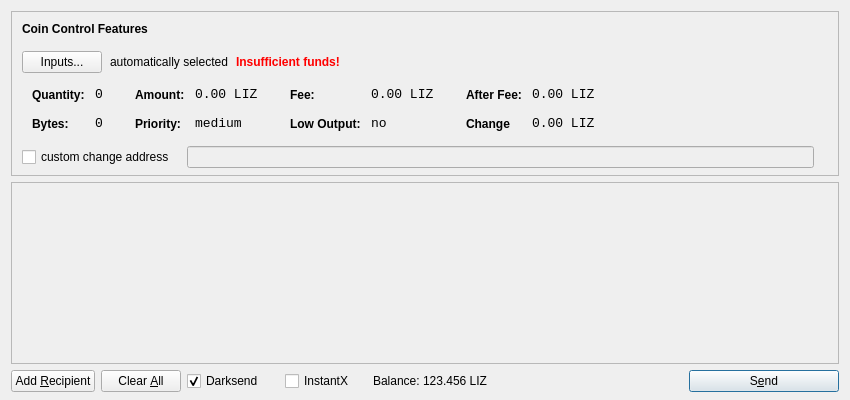
<?xml version="1.0" encoding="UTF-8"?>
<ui version="4.0">
 <class>SendCoinsDialog</class>
 <widget class="QDialog" name="SendCoinsDialog">
  <property name="geometry">
   <rect>
    <x>0</x>
    <y>0</y>
    <width>850</width>
    <height>400</height>
   </rect>
  </property>
  <property name="windowTitle">
   <string>Send Coins</string>
  </property>
  <layout class="QVBoxLayout" name="verticalLayout" stretch="0,1,0">
   <property name="bottomMargin">
    <number>8</number>
   </property>
   <item>
    <widget class="QFrame" name="frameCoinControl">
     <property name="sizePolicy">
      <sizepolicy hsizetype="Expanding" vsizetype="Expanding">
       <horstretch>0</horstretch>
       <verstretch>0</verstretch>
      </sizepolicy>
     </property>
     <property name="maximumSize">
      <size>
       <width>16777215</width>
       <height>16777215</height>
      </size>
     </property>
     <property name="frameShape">
      <enum>QFrame::StyledPanel</enum>
     </property>
     <property name="frameShadow">
      <enum>QFrame::Sunken</enum>
     </property>
     <layout class="QVBoxLayout" name="verticalLayoutCoinControl2">
      <property name="spacing">
       <number>-1</number>
      </property>
      <property name="leftMargin">
       <number>0</number>
      </property>
      <property name="topMargin">
       <number>0</number>
      </property>
      <property name="rightMargin">
       <number>0</number>
      </property>
      <property name="bottomMargin">
       <number>6</number>
      </property>
      <item>
       <layout class="QVBoxLayout" name="verticalLayoutCoinControl" stretch="0,0,0,0,1">
        <property name="spacing">
         <number>0</number>
        </property>
        <property name="leftMargin">
         <number>10</number>
        </property>
        <property name="topMargin">
         <number>10</number>
        </property>
        <item>
         <layout class="QHBoxLayout" name="horizontalLayoutCoinControl1">
          <property name="bottomMargin">
           <number>15</number>
          </property>
          <item>
           <widget class="QLabel" name="labelCoinControlFeatures">
            <property name="sizePolicy">
             <sizepolicy hsizetype="Preferred" vsizetype="Maximum">
              <horstretch>0</horstretch>
              <verstretch>0</verstretch>
             </sizepolicy>
            </property>
            <property name="font">
             <font>
              <weight>75</weight>
              <bold>true</bold>
             </font>
            </property>
            <property name="styleSheet">
             <string notr="true">font-weight:bold;</string>
            </property>
            <property name="text">
             <string>Coin Control Features</string>
            </property>
           </widget>
          </item>
         </layout>
        </item>
        <item>
         <layout class="QHBoxLayout" name="horizontalLayoutCoinControl2" stretch="0,0,0,0">
          <property name="spacing">
           <number>8</number>
          </property>
          <property name="bottomMargin">
           <number>10</number>
          </property>
          <item>
           <widget class="QPushButton" name="pushButtonCoinControl">
            <property name="styleSheet">
             <string notr="true"/>
            </property>
            <property name="text">
             <string>Inputs...</string>
            </property>
           </widget>
          </item>
          <item>
           <widget class="QLabel" name="labelCoinControlAutomaticallySelected">
            <property name="text">
             <string>automatically selected</string>
            </property>
            <property name="margin">
             <number>5</number>
            </property>
           </widget>
          </item>
          <item>
           <widget class="QLabel" name="labelCoinControlInsuffFunds">
            <property name="font">
             <font>
              <weight>75</weight>
              <bold>true</bold>
             </font>
            </property>
            <property name="styleSheet">
             <string notr="true">color:red;font-weight:bold;</string>
            </property>
            <property name="text">
             <string>Insufficient funds!</string>
            </property>
            <property name="margin">
             <number>5</number>
            </property>
           </widget>
          </item>
          <item>
           <spacer name="horizontalSpacerCoinControl">
            <property name="orientation">
             <enum>Qt::Horizontal</enum>
            </property>
            <property name="sizeHint" stdset="0">
             <size>
              <width>40</width>
              <height>1</height>
             </size>
            </property>
           </spacer>
          </item>
         </layout>
        </item>
        <item>
         <widget class="QWidget" name="widgetCoinControl" native="true">
          <property name="sizePolicy">
           <sizepolicy hsizetype="Preferred" vsizetype="Preferred">
            <horstretch>0</horstretch>
            <verstretch>0</verstretch>
           </sizepolicy>
          </property>
          <property name="minimumSize">
           <size>
            <width>0</width>
            <height>0</height>
           </size>
          </property>
          <property name="styleSheet">
           <string notr="true"/>
          </property>
          <layout class="QHBoxLayout" name="horizontalLayoutCoinControl5">
           <property name="margin">
            <number>0</number>
           </property>
           <item>
            <layout class="QHBoxLayout" name="horizontalLayoutCoinControl3" stretch="0,0,0,1">
             <property name="spacing">
              <number>20</number>
             </property>
             <property name="topMargin">
              <number>0</number>
             </property>
             <property name="bottomMargin">
              <number>10</number>
             </property>
             <item>
              <layout class="QFormLayout" name="formLayoutCoinControl1">
               <property name="horizontalSpacing">
                <number>10</number>
               </property>
               <property name="verticalSpacing">
                <number>14</number>
               </property>
               <property name="leftMargin">
                <number>10</number>
               </property>
               <property name="topMargin">
                <number>4</number>
               </property>
               <property name="rightMargin">
                <number>6</number>
               </property>
               <item row="0" column="0">
                <widget class="QLabel" name="labelCoinControlQuantityText">
                 <property name="styleSheet">
                  <string notr="true">font-weight:bold;</string>
                 </property>
                 <property name="text">
                  <string>Quantity:</string>
                 </property>
                 <property name="margin">
                  <number>0</number>
                 </property>
                </widget>
               </item>
               <item row="0" column="1">
                <widget class="QLabel" name="labelCoinControlQuantity">
                 <property name="font">
                  <font>
                   <family>Monospace</family>
                   <pointsize>10</pointsize>
                  </font>
                 </property>
                 <property name="cursor">
                  <cursorShape>IBeamCursor</cursorShape>
                 </property>
                 <property name="contextMenuPolicy">
                  <enum>Qt::ActionsContextMenu</enum>
                 </property>
                 <property name="text">
                  <string>0</string>
                 </property>
                 <property name="margin">
                  <number>0</number>
                 </property>
                 <property name="textInteractionFlags">
                  <set>Qt::LinksAccessibleByMouse|Qt::TextSelectableByKeyboard|Qt::TextSelectableByMouse</set>
                 </property>
                </widget>
               </item>
               <item row="1" column="0">
                <widget class="QLabel" name="labelCoinControlBytesText">
                 <property name="styleSheet">
                  <string notr="true">font-weight:bold;</string>
                 </property>
                 <property name="text">
                  <string>Bytes:</string>
                 </property>
                </widget>
               </item>
               <item row="1" column="1">
                <widget class="QLabel" name="labelCoinControlBytes">
                 <property name="font">
                  <font>
                   <family>Monospace</family>
                   <pointsize>10</pointsize>
                  </font>
                 </property>
                 <property name="cursor">
                  <cursorShape>IBeamCursor</cursorShape>
                 </property>
                 <property name="contextMenuPolicy">
                  <enum>Qt::ActionsContextMenu</enum>
                 </property>
                 <property name="text">
                  <string>0</string>
                 </property>
                 <property name="textInteractionFlags">
                  <set>Qt::LinksAccessibleByMouse|Qt::TextSelectableByKeyboard|Qt::TextSelectableByMouse</set>
                 </property>
                </widget>
               </item>
              </layout>
             </item>
             <item>
              <layout class="QFormLayout" name="formLayoutCoinControl2">
               <property name="horizontalSpacing">
                <number>10</number>
               </property>
               <property name="verticalSpacing">
                <number>14</number>
               </property>
               <property name="leftMargin">
                <number>6</number>
               </property>
               <property name="topMargin">
                <number>4</number>
               </property>
               <property name="rightMargin">
                <number>6</number>
               </property>
               <item row="0" column="0">
                <widget class="QLabel" name="labelCoinControlAmountText">
                 <property name="styleSheet">
                  <string notr="true">font-weight:bold;</string>
                 </property>
                 <property name="text">
                  <string>Amount:</string>
                 </property>
                 <property name="margin">
                  <number>0</number>
                 </property>
                </widget>
               </item>
               <item row="0" column="1">
                <widget class="QLabel" name="labelCoinControlAmount">
                 <property name="font">
                  <font>
                   <family>Monospace</family>
                   <pointsize>10</pointsize>
                  </font>
                 </property>
                 <property name="cursor">
                  <cursorShape>IBeamCursor</cursorShape>
                 </property>
                 <property name="contextMenuPolicy">
                  <enum>Qt::ActionsContextMenu</enum>
                 </property>
                 <property name="text">
                  <string>0.00 LIZ</string>
                 </property>
                 <property name="textInteractionFlags">
                  <set>Qt::LinksAccessibleByMouse|Qt::TextSelectableByKeyboard|Qt::TextSelectableByMouse</set>
                 </property>
                </widget>
               </item>
               <item row="1" column="0">
                <widget class="QLabel" name="labelCoinControlPriorityText">
                 <property name="styleSheet">
                  <string notr="true">font-weight:bold;</string>
                 </property>
                 <property name="text">
                  <string>Priority:</string>
                 </property>
                </widget>
               </item>
               <item row="1" column="1">
                <widget class="QLabel" name="labelCoinControlPriority">
                 <property name="font">
                  <font>
                   <family>Monospace</family>
                   <pointsize>10</pointsize>
                  </font>
                 </property>
                 <property name="cursor">
                  <cursorShape>IBeamCursor</cursorShape>
                 </property>
                 <property name="contextMenuPolicy">
                  <enum>Qt::ActionsContextMenu</enum>
                 </property>
                 <property name="text">
                  <string>medium</string>
                 </property>
                 <property name="textInteractionFlags">
                  <set>Qt::LinksAccessibleByMouse|Qt::TextSelectableByKeyboard|Qt::TextSelectableByMouse</set>
                 </property>
                </widget>
               </item>
              </layout>
             </item>
             <item>
              <layout class="QFormLayout" name="formLayoutCoinControl3">
               <property name="horizontalSpacing">
                <number>10</number>
               </property>
               <property name="verticalSpacing">
                <number>14</number>
               </property>
               <property name="leftMargin">
                <number>6</number>
               </property>
               <property name="topMargin">
                <number>4</number>
               </property>
               <property name="rightMargin">
                <number>6</number>
               </property>
               <item row="0" column="0">
                <widget class="QLabel" name="labelCoinControlFeeText">
                 <property name="styleSheet">
                  <string notr="true">font-weight:bold;</string>
                 </property>
                 <property name="text">
                  <string>Fee:</string>
                 </property>
                 <property name="margin">
                  <number>0</number>
                 </property>
                </widget>
               </item>
               <item row="0" column="1">
                <widget class="QLabel" name="labelCoinControlFee">
                 <property name="font">
                  <font>
                   <family>Monospace</family>
                   <pointsize>10</pointsize>
                  </font>
                 </property>
                 <property name="cursor">
                  <cursorShape>IBeamCursor</cursorShape>
                 </property>
                 <property name="contextMenuPolicy">
                  <enum>Qt::ActionsContextMenu</enum>
                 </property>
                 <property name="text">
                  <string>0.00 LIZ</string>
                 </property>
                 <property name="textInteractionFlags">
                  <set>Qt::LinksAccessibleByMouse|Qt::TextSelectableByKeyboard|Qt::TextSelectableByMouse</set>
                 </property>
                </widget>
               </item>
               <item row="1" column="0">
                <widget class="QLabel" name="labelCoinControlLowOutputText">
                 <property name="styleSheet">
                  <string notr="true">font-weight:bold;</string>
                 </property>
                 <property name="text">
                  <string>Low Output:</string>
                 </property>
                </widget>
               </item>
               <item row="1" column="1">
                <widget class="QLabel" name="labelCoinControlLowOutput">
                 <property name="font">
                  <font>
                   <family>Monospace</family>
                   <pointsize>10</pointsize>
                  </font>
                 </property>
                 <property name="cursor">
                  <cursorShape>IBeamCursor</cursorShape>
                 </property>
                 <property name="contextMenuPolicy">
                  <enum>Qt::ActionsContextMenu</enum>
                 </property>
                 <property name="text">
                  <string>no</string>
                 </property>
                 <property name="textInteractionFlags">
                  <set>Qt::LinksAccessibleByMouse|Qt::TextSelectableByKeyboard|Qt::TextSelectableByMouse</set>
                 </property>
                </widget>
               </item>
              </layout>
             </item>
             <item>
              <layout class="QFormLayout" name="formLayoutCoinControl4">
               <property name="horizontalSpacing">
                <number>10</number>
               </property>
               <property name="verticalSpacing">
                <number>14</number>
               </property>
               <property name="leftMargin">
                <number>6</number>
               </property>
               <property name="topMargin">
                <number>4</number>
               </property>
               <property name="rightMargin">
                <number>6</number>
               </property>
               <item row="0" column="0">
                <widget class="QLabel" name="labelCoinControlAfterFeeText">
                 <property name="styleSheet">
                  <string notr="true">font-weight:bold;</string>
                 </property>
                 <property name="text">
                  <string>After Fee:</string>
                 </property>
                 <property name="margin">
                  <number>0</number>
                 </property>
                </widget>
               </item>
               <item row="0" column="1">
                <widget class="QLabel" name="labelCoinControlAfterFee">
                 <property name="font">
                  <font>
                   <family>Monospace</family>
                   <pointsize>10</pointsize>
                  </font>
                 </property>
                 <property name="cursor">
                  <cursorShape>IBeamCursor</cursorShape>
                 </property>
                 <property name="contextMenuPolicy">
                  <enum>Qt::ActionsContextMenu</enum>
                 </property>
                 <property name="text">
                  <string>0.00 LIZ</string>
                 </property>
                 <property name="textInteractionFlags">
                  <set>Qt::LinksAccessibleByMouse|Qt::TextSelectableByKeyboard|Qt::TextSelectableByMouse</set>
                 </property>
                </widget>
               </item>
               <item row="1" column="0">
                <widget class="QLabel" name="labelCoinControlChangeText">
                 <property name="styleSheet">
                  <string notr="true">font-weight:bold;</string>
                 </property>
                 <property name="text">
                  <string>Change</string>
                 </property>
                </widget>
               </item>
               <item row="1" column="1">
                <widget class="QLabel" name="labelCoinControlChange">
                 <property name="font">
                  <font>
                   <family>Monospace</family>
                   <pointsize>10</pointsize>
                  </font>
                 </property>
                 <property name="cursor">
                  <cursorShape>IBeamCursor</cursorShape>
                 </property>
                 <property name="contextMenuPolicy">
                  <enum>Qt::ActionsContextMenu</enum>
                 </property>
                 <property name="text">
                  <string>0.00 LIZ</string>
                 </property>
                 <property name="textInteractionFlags">
                  <set>Qt::LinksAccessibleByMouse|Qt::TextSelectableByKeyboard|Qt::TextSelectableByMouse</set>
                 </property>
                </widget>
               </item>
              </layout>
             </item>
            </layout>
           </item>
          </layout>
         </widget>
        </item>
        <item>
         <layout class="QHBoxLayout" name="horizontalLayoutCoinControl4" stretch="0,0,0">
          <property name="spacing">
           <number>12</number>
          </property>
          <property name="sizeConstraint">
           <enum>QLayout::SetDefaultConstraint</enum>
          </property>
          <property name="topMargin">
           <number>5</number>
          </property>
          <property name="rightMargin">
           <number>5</number>
          </property>
          <item>
           <widget class="QCheckBox" name="checkBoxCoinControlChange">
            <property name="text">
             <string>custom change address</string>
            </property>
           </widget>
          </item>
          <item>
           <widget class="QLineEdit" name="lineEditCoinControlChange">
            <property name="enabled">
             <bool>false</bool>
            </property>
            <property name="sizePolicy">
             <sizepolicy hsizetype="Expanding" vsizetype="Fixed">
              <horstretch>0</horstretch>
              <verstretch>0</verstretch>
             </sizepolicy>
            </property>
           </widget>
          </item>
          <item>
           <widget class="QLabel" name="labelCoinControlChangeLabel">
            <property name="sizePolicy">
             <sizepolicy hsizetype="Preferred" vsizetype="Expanding">
              <horstretch>0</horstretch>
              <verstretch>0</verstretch>
             </sizepolicy>
            </property>
            <property name="minimumSize">
             <size>
              <width>0</width>
              <height>0</height>
             </size>
            </property>
            <property name="text">
             <string/>
            </property>
            <property name="margin">
             <number>3</number>
            </property>
           </widget>
          </item>
         </layout>
        </item>
        <item>
         <spacer name="verticalSpacerCoinControl">
          <property name="orientation">
           <enum>Qt::Vertical</enum>
          </property>
          <property name="sizeHint" stdset="0">
           <size>
            <width>800</width>
            <height>1</height>
           </size>
          </property>
         </spacer>
        </item>
       </layout>
      </item>
     </layout>
    </widget>
   </item>
   <item>
    <widget class="QScrollArea" name="scrollArea">
     <property name="widgetResizable">
      <bool>true</bool>
     </property>
     <widget class="QWidget" name="scrollAreaWidgetContents">
      <property name="geometry">
       <rect>
        <x>0</x>
        <y>0</y>
        <width>830</width>
        <height>165</height>
       </rect>
      </property>
      <layout class="QVBoxLayout" name="verticalLayout_2">
       <property name="margin">
        <number>0</number>
       </property>
       <item>
        <layout class="QVBoxLayout" name="entries">
         <property name="spacing">
          <number>6</number>
         </property>
        </layout>
       </item>
       <item>
        <spacer name="verticalSpacer">
         <property name="orientation">
          <enum>Qt::Vertical</enum>
         </property>
         <property name="sizeHint" stdset="0">
          <size>
           <width>20</width>
           <height>40</height>
          </size>
         </property>
        </spacer>
       </item>
      </layout>
     </widget>
    </widget>
   </item>
   <item>
    <layout class="QHBoxLayout" name="horizontalLayout">
     <item>
      <widget class="QPushButton" name="addButton">
       <property name="toolTip">
        <string>Send to multiple recipients at once</string>
       </property>
       <property name="text">
        <string>Add &amp;Recipient</string>
       </property>
       <property name="autoDefault">
        <bool>false</bool>
       </property>
      </widget>
     </item>
     <item>
      <widget class="QPushButton" name="clearButton">
       <property name="sizePolicy">
        <sizepolicy hsizetype="Minimum" vsizetype="Fixed">
         <horstretch>0</horstretch>
         <verstretch>0</verstretch>
        </sizepolicy>
       </property>
       <property name="toolTip">
        <string>Remove all transaction fields</string>
       </property>
       <property name="text">
        <string>Clear &amp;All</string>
       </property>
       <property name="autoRepeatDelay">
        <number>300</number>
       </property>
       <property name="autoDefault">
        <bool>false</bool>
       </property>
      </widget>
     </item>
     <item>
      <layout class="QHBoxLayout" name="horizontalLayout_2">
       <property name="spacing">
        <number>3</number>
       </property>
        <item>
        <widget class="QCheckBox" name="checkUseDarksend">
         <property name="minimumSize">
          <size>
           <width>95</width>
           <height>0</height>
          </size>
         </property>
         <property name="text">
          <string>Darksend</string>
         </property>
         <property name="checked">
          <bool>true</bool>
         </property>
        </widget>
       </item>
       <item>
        <widget class="QCheckBox" name="checkInstantX">
         <property name="enabled">
          <bool>true</bool>
         </property>
         <property name="minimumSize">
          <size>
           <width>85</width>
           <height>0</height>
          </size>
         </property>
         <property name="text">
          <string>InstantX</string>
         </property>
        </widget>
       </item>
       <item>
        <widget class="QLabel" name="label">
         <property name="sizePolicy">
          <sizepolicy hsizetype="Preferred" vsizetype="Fixed">
           <horstretch>0</horstretch>
           <verstretch>0</verstretch>
          </sizepolicy>
         </property>
         <property name="text">
          <string>Balance:</string>
         </property>
        </widget>
       </item>
       <item>
        <widget class="QLabel" name="labelBalance">
         <property name="sizePolicy">
          <sizepolicy hsizetype="Preferred" vsizetype="Fixed">
           <horstretch>0</horstretch>
           <verstretch>0</verstretch>
          </sizepolicy>
         </property>
         <property name="cursor">
          <cursorShape>IBeamCursor</cursorShape>
         </property>
         <property name="text">
          <string>123.456 LIZ</string>
         </property>
         <property name="textInteractionFlags">
          <set>Qt::LinksAccessibleByMouse|Qt::TextSelectableByKeyboard|Qt::TextSelectableByMouse</set>
         </property>
        </widget>
       </item>
      </layout>
     </item>
     <item>
      <spacer name="horizontalSpacer">
       <property name="orientation">
        <enum>Qt::Horizontal</enum>
       </property>
       <property name="sizeHint" stdset="0">
        <size>
         <width>40</width>
         <height>20</height>
        </size>
       </property>
      </spacer>
     </item>
     <item>
      <widget class="QPushButton" name="sendButton">
       <property name="minimumSize">
        <size>
         <width>150</width>
         <height>0</height>
        </size>
       </property>
       <property name="toolTip">
        <string>Confirm the send action</string>
       </property>
       <property name="text">
        <string>S&amp;end</string>
       </property>
       <property name="icon">
        <iconset resource="../bitcoin.qrc">
         <normaloff>:/icons/send</normaloff>:/icons/send</iconset>
       </property>
       <property name="default">
        <bool>true</bool>
       </property>
      </widget>
     </item>
    </layout>
   </item>
  </layout>
 </widget>
 <resources>
  <include location="../bitcoin.qrc"/>
 </resources>
 <connections/>
</ui>
